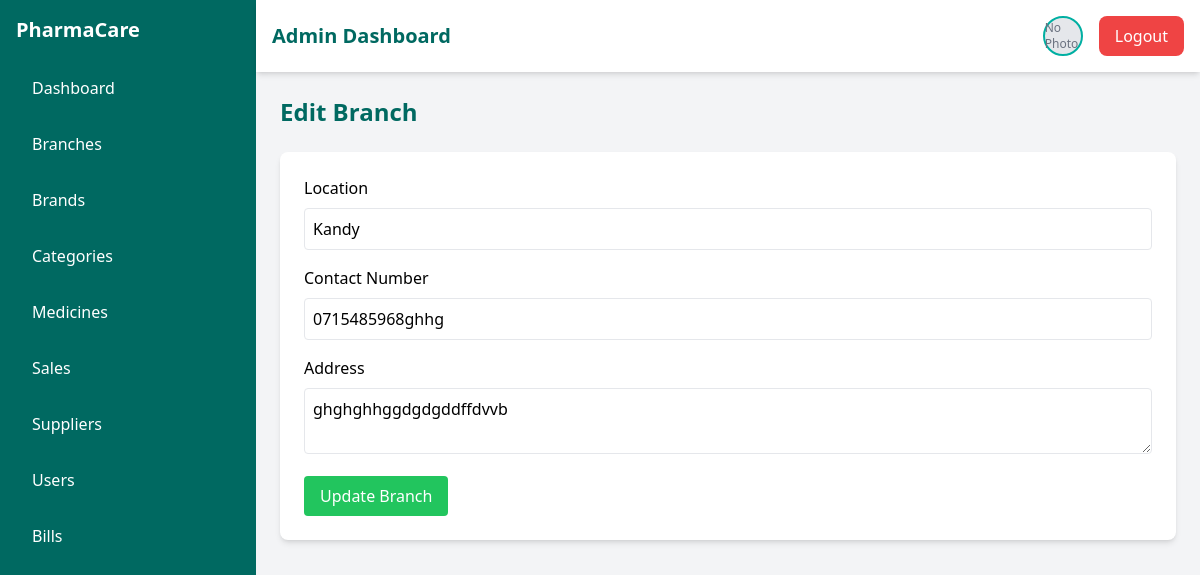
/admin/editBranch.php?id=6 (signed in), run on the app's committed database.
### tables this page shows
CREATE TABLE `branches` (
  `branch_id` int(11) NOT NULL,
  `location` varchar(255) NOT NULL,
  `contact_number` varchar(15) NOT NULL,
  `address` text NOT NULL,
  `created_at` timestamp NOT NULL DEFAULT current_timestamp()
);

### admin/editBranch.php (the view, shortened to what this page needs)
<?php
require "../dbconn.php";
if (isset($_GET['id'])) {
    $branch_id = intval($_GET['id']);
    $result = $conn->query("SELECT * FROM branches WHERE branch_id = $branch_id");
    $branch = $result->fetch_assoc();
}
?>
<!DOCTYPE html>
<html lang="en">
<head>
    <script src="https://cdn.tailwindcss.com"></script>
</head>
<body class="bg-gray-100 flex flex-col min-h-screen">
    <div class="flex flex-1">
        <?php include "include/sidebar.php"; ?>
        <main class="flex-1 flex flex-col">
            <?php include "include/navbar.php"; ?>
            <div class="p-6 flex-1">
                <h1 class="text-2xl font-bold text-primary-700 mb-6">Edit Branch</h1>
                <form method="POST" action="editBranch.php" class="bg-white p-6 rounded-lg shadow-md">
                    <label class="block mb-2">Location</label>
                    <input type="text" name="location" value="<?= htmlspecialchars($branch['location']) ?>" class="w-full p-2 border rounded mb-4" required>
                    <label class="block mb-2">Contact Number</label>
                    <input type="text" name="contact_number" value="<?= htmlspecialchars($branch['contact_number']) ?>" class="w-full p-2 border rounded mb-4" required>
                    <label class="block mb-2">Address</label>
                    <textarea name="address" class="w-full p-2 border rounded mb-4" required><?= htmlspecialchars($branch['address']) ?></textarea>
                    <button type="submit" class="bg-green-500 text-white px-4 py-2 rounded">Update Branch</button>
                </form>
            </div>
        </main>
    </div>
</html>

### data on the page
branches: location "Kandy", contact_number "0715485968ghhg", address "ghghghhggdgdgddffdvvb"
